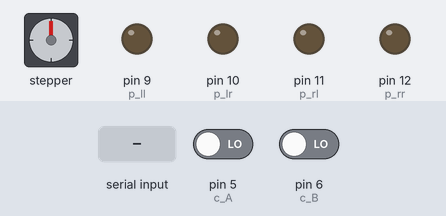
The sketch below on a simulated Arduino Uno, built with avr-gcc and run on an emulated ATmega328P. Shown: stepper motor, output pins drawn as LEDs (lit = HIGH). Wiring (inferred from the names in the program): stepper motor driver (200 steps per turn assumed): step pin 4; direction pin 3; enable pin 2. Inputs (shaded band) come from the test bench; at power-on: pin 5 (c_A) LOW, pin 6 (c_B) LOW. Pins used as bus, display or sensor lines are not drawn.

Above: at 1.2 s.
1.3 s: "0" received over Serial
At 2.0 s:
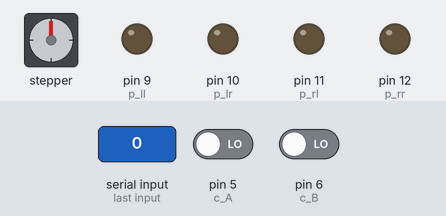
4.3 s: pin 5 (c_A) driven HIGH
5.8 s: byte 54 (54) received over Serial
At 6.2 s:
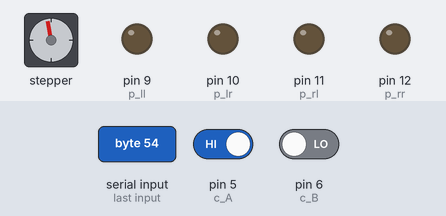
7.3 s: byte 55 (55) received over Serial
At 8.5 s:
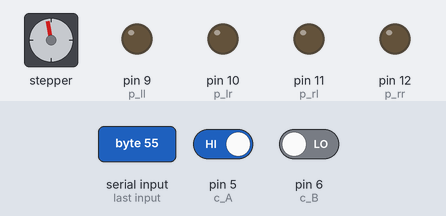
8.8 s: "4" received over Serial
At 9.7 s:
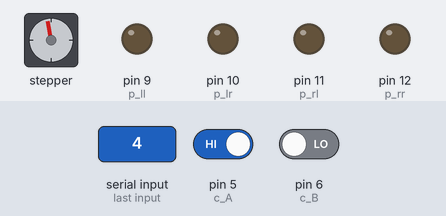
10.3 s: "5" received over Serial
At 10.8 s:
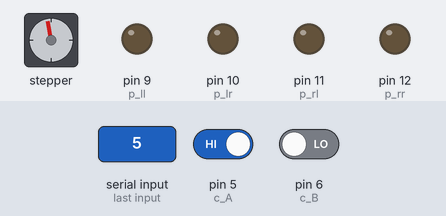
Timing chart, 0 to 12.8 s (numbered marks = the images above; inputs shaded):
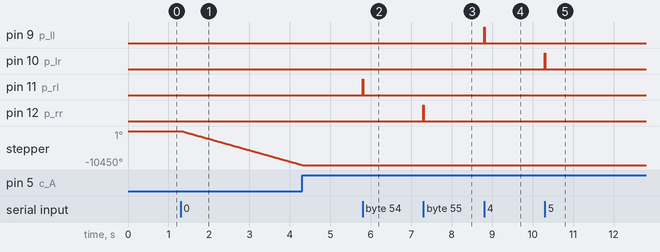

Measured:
- after the input at 1.3 s, stepper: keeps turning counter-clockwise at about 3484°/s, starting at once
- after the input at 5.8 s, pin 11 (p_rl): LOW → HIGH at once, → LOW 0.01 s later
- after the input at 7.3 s, pin 12 (p_rr): LOW → HIGH at once, → LOW 0.01 s later
- after the input at 8.8 s, pin 9 (p_ll): LOW → HIGH at once, → LOW 0.01 s later
- after the input at 10.3 s, pin 10 (p_lr): LOW → HIGH at once, → LOW 0.01 s later

The sketch:

motors_01.ino
```cpp
int ena=2;
int dir=3;
int pul=4;
int p_ll = 9;//pump at left left lick
int p_lr = 10;//pump at left right lick
int p_rl = 11;//pump at right left lick
int p_rr = 12;//pump at right right lick
//input
int c_A=5;
int c_B=6;
int c_C=7;
int c_D=8;

int ctx[2];
void setup() {
  // put your setup code here, to run once:
pinMode(ena,OUTPUT);digitalWrite(ena,HIGH);
pinMode(dir,OUTPUT);digitalWrite(dir,LOW);
pinMode(pul,OUTPUT);digitalWrite(pul,LOW);
pinMode(p_ll,OUTPUT);digitalWrite(p_ll,LOW);
pinMode(p_lr,OUTPUT);digitalWrite(p_lr,LOW);
pinMode(p_rl,OUTPUT);digitalWrite(p_rl,LOW);
pinMode(p_rr,OUTPUT);digitalWrite(p_rr,LOW);
pinMode(c_A,INPUT);int c_A_value = 0;
pinMode(c_B,INPUT);int c_B_value = 0;
pinMode(c_C,INPUT);int c_C_value = 0;
pinMode(c_D,INPUT);int c_D_value = 0;

Serial.begin(9600);
}

void loop() {
  // put your main code here, to run repeatedly:
//   Read_ctx();
//     Serial.print(ctx[0]);
//    Serial.print(" ");
//    Serial.println(ctx[1]);
  if (Serial.available()>0){
    rec_py_signal();
    }
  //Serial.println("000");
}
void pulse_stepper(int port_out, float Freq)
{
  digitalWrite(port_out, HIGH);
  delayMicroseconds(int(float(500000/800) / Freq));
  //细分是2,表示一圈要400个pulse;半周期是500000us/400;如果要1s2圈，那么半周期就是500000us/400/2
  //delayMicroseconds(483);
  digitalWrite(port_out, LOW);
  delayMicroseconds(int(float(500000/800) / Freq));
  //delayMicroseconds(483);
}
void pmw (int port){
  digitalWrite(port,LOW);
  delay(10);
//  digitalWrite(port,HIGH);
//  delayMicroseconds(10);
}
void water_deliver(int pump, int milliseconds){
  digitalWrite(pump,HIGH);
  delay(milliseconds);
  //Serial.println("test");
  digitalWrite(pump,LOW);
  }
void water_deliver2 (int pump, int milliseconds) {
  int Start = millis();
  int diff = 0;
  do{ int End = millis();
  diff = End - Start;
  Serial.print(Start);
  Serial.print(" ");
  Serial.print(End);
  Serial.print(" ");
  Serial.println(diff);
  pmw(pump);}while(diff < milliseconds);

  digitalWrite(pump, HIGH);
  delay(milliseconds);
  digitalWrite(pump, LOW);
}
float Read_digital(int digital, int times) {
  float sum = 0;
  for (int i = 0; i <= times; i++) {
    int value = digitalRead(digital);
    sum = sum + value;
  }
  return sum / times;
}
void Read_ctx(){
  if (Read_digital(c_A,10)>0.9){ctx[0]=1;}else{ctx[0]=0;}
  if (Read_digital(c_B,10)>0.9){ctx[1]=1;}else{ctx[1]=0;}
//  Serial.print(Read_digital(c_A,10));Serial.print(" ");
//  Serial.println(Read_digital(c_B,10));
//  delay(100);
}
void rec_py_signal(){
  int py_signal = Serial.read();
  switch (py_signal)
  {
    case 48://0 left and right doors go left (approaching motor)
      digitalWrite(ena,LOW);
      digitalWrite(dir,LOW);
      do{Read_ctx();pulse_stepper(pul,40);}while(ctx[0]==0); // between 1-2.2
      digitalWrite(ena,HIGH);
      break;
    case 49://1
      digitalWrite(ena,LOW);
      digitalWrite(dir,HIGH);
      do{Read_ctx();pulse_stepper(pul, 2);}while(ctx[0]==0 && ctx[1]==0);
      digitalWrite(ena,HIGH);
      break;
    case 50://2
      digitalWrite(ena,LOW);
      digitalWrite(dir,LOW);
      do{Read_ctx();pulse_stepper(pul,2);}while(ctx[0]==0 && ctx[1]==0);
      digitalWrite(ena,HIGH);
      break;
    case 51://3
      digitalWrite(ena,LOW);
      digitalWrite(dir,HIGH);
      do{Read_ctx();pulse_stepper(pul,40);}while(ctx[1]==0);
      digitalWrite(ena,HIGH);
      break;
    case 52://4
      water_deliver(p_ll,10);
      break;
    case 53://5
      water_deliver(p_lr,9);
      break;
    case 54://6
      water_deliver(p_rl,10);//9比较合适，11不知道会不会喷出来
      break;
    case 55://7
      water_deliver(p_rr,10);
      break;
    default:
      break;
  }
}
```
